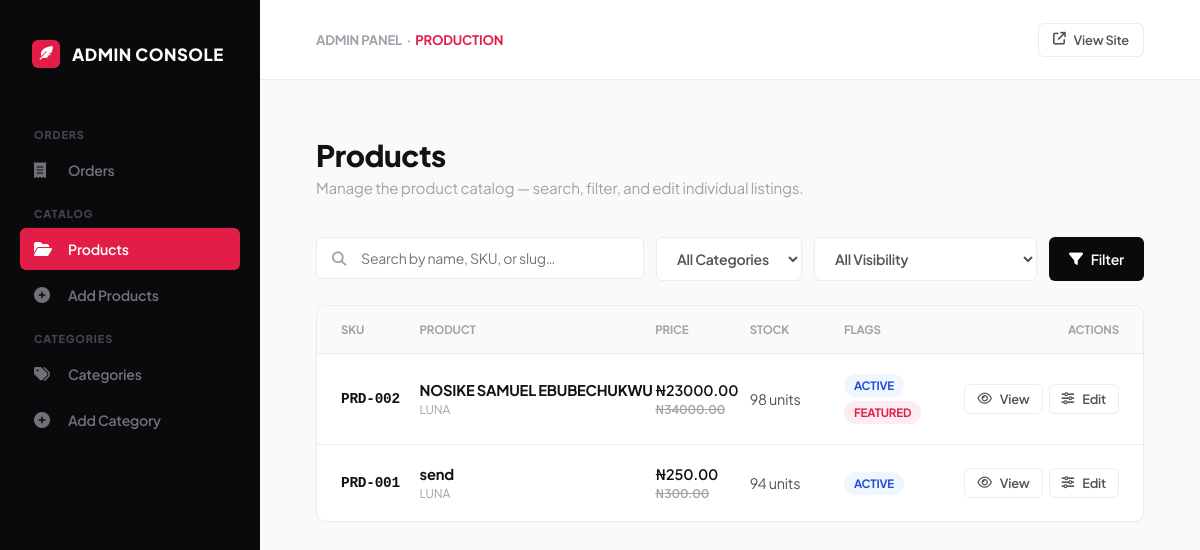
/admin-dashboard/?tab=products (signed in), run on an earlier commit of the app's database.
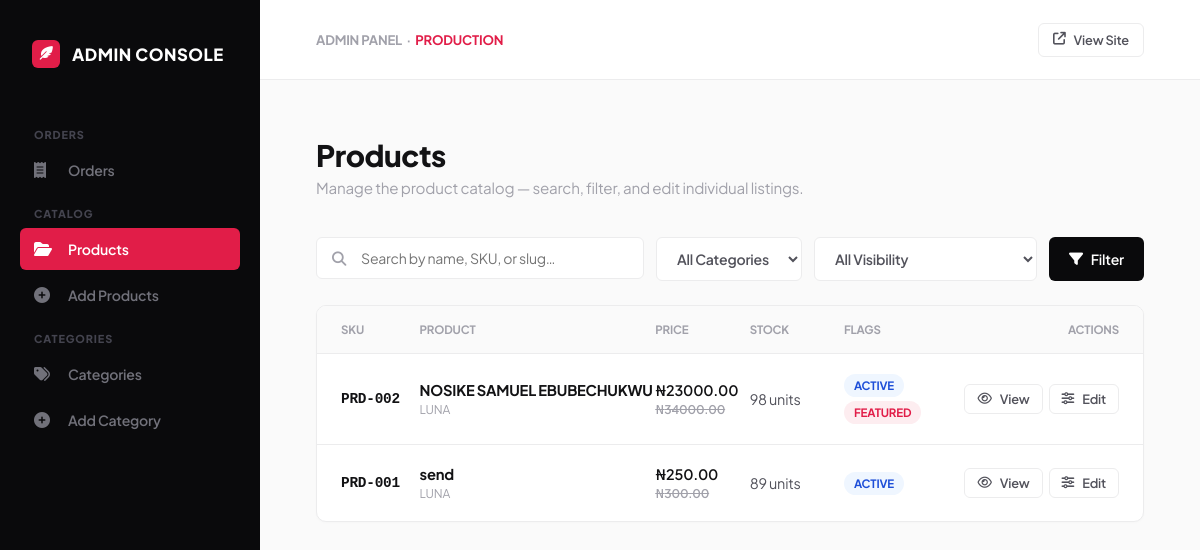
And on a later commit of the database.
### ecommerce/models.py (models this page shows, shortened)
class Product(models.Model):
    category = models.ForeignKey(
        Category, on_delete=models.CASCADE, related_name='products'
    )
    name = models.CharField(max_length=255)
    slug = models.SlugField(unique=True, blank=True)
    sku = models.CharField(max_length=100, unique=True, blank=True)
    description = models.TextField(blank=True)
    price = models.DecimalField(max_digits=10, decimal_places=2)
    discount_percent = models.PositiveIntegerField(null=True, blank=True)
    discount_price = models.DecimalField(max_digits=10, decimal_places=2, null=True, blank=True)
    stock_quantity = models.PositiveIntegerField(default=0)
    is_active = models.BooleanField(default=True)
    is_featured = models.BooleanField(default=False)
    weight = models.DecimalField(max_digits=6, decimal_places=2, null=True, blank=True)
    created_at = models.DateTimeField(auto_now_add=True)
    updated_at = models.DateTimeField(auto_now=True)
    class Meta:
        ordering = ['-created_at']
    @property
    def primary_image(self):
        key_img = self.images.filter(is_key=True).first()
        if key_img:
            return key_img.image_url
        first_img = self.images.first()
        return first_img.image_url if first_img else None
    @property
    def is_on_sale(self):
        return self.discount_price is not None and self.discount_price < self.price
    @property
    def display_price(self):
        return self.discount_price if self.is_on_sale else self.price

class Category(models.Model):
    name = models.CharField(max_length=255, unique=True)
    slug = models.SlugField(unique=True, blank=True)
    parent = models.ForeignKey(
        'self', on_delete=models.CASCADE, null=True, blank=True, related_name='children'
    )
    description = models.TextField(blank=True)
    image = CloudinaryField('image', null=True, blank=True)
    is_active = models.BooleanField(default=True)
    sort_order = models.PositiveIntegerField(default=0)
    created_at = models.DateTimeField(auto_now_add=True)
    class Meta:
        ordering = ['sort_order', 'name']

### ecommerce/views.py (the view, shortened to what this page needs)
# urls.py: path('admin-dashboard/', admin_dashboard, name='admin_dashboard'),
@login_required(login_url="accounts:account")
def admin_dashboard(request):
    context = {}
    tab = request.GET.get('tab', 'orders')  # Default tab
    orders_qs = Order.objects.select_related('user', 'shipping_address').prefetch_related('items__product', 'items__product_size__size')
    order_search = request.GET.get('order_search', '')
    order_status = request.GET.get('order_status', 'all')
    if order_status and order_status != 'all':
        orders_qs = orders_qs.filter(status=order_status)
    orders_qs = orders_qs.order_by('-created_at')
    orders_paginator = Paginator(orders_qs, 10)
    orders_page_num = request.GET.get('orders_page', 1)
    orders_page = orders_paginator.get_page(orders_page_num)
    products_qs = Product.objects.select_related('category').prefetch_related('images', 'sizes__size')
    product_search = request.GET.get('product_search', '')
    product_category = request.GET.get('product_category', '')
    product_visibility = request.GET.get('product_visibility', '')
    if product_search:
        products_qs = products_qs.filter(
            Q(name__icontains=product_search) |
            Q(sku__icontains=product_search) |
            Q(slug__icontains=product_search)
        )
    if product_category:
        products_qs = products_qs.filter(category_id=product_category)
    products_qs = products_qs.order_by('-created_at')
    products_paginator = Paginator(products_qs, 10)
    products_page_num = request.GET.get('products_page', 1)
    products_page = products_paginator.get_page(products_page_num)
    categories_qs = Category.objects.all().order_by('sort_order', 'name')
    category_search = request.GET.get('category_search', '')
    if category_search:
        categories_qs = categories_qs.filter(name__icontains=category_search)
    categories_paginator = Paginator(categories_qs, 15)
    categories_page_num = request.GET.get('categories_page', 1)
    categories_page = categories_paginator.get_page(categories_page_num)
    view_order_id = request.GET.get('view_order')
    view_order = None
    edit_category_id = request.GET.get('edit_category')
    edit_category_obj = None
    if edit_category_id:
        try:
            edit_category_obj = Category.objects.get(pk=edit_category_id)
        except Category.DoesNotExist:
            pass
    context = {
        'active_tab': tab,
        'orders': orders_page,
        'order_search': order_search,
        'order_status': order_status,
        'order_status_choices': Order.STATUS_CHOICES,
        'products': products_page,
        'product_search': product_search,
        'product_category': product_category,
        'product_visibility': product_visibility,
        'categories_for_filter': Category.objects.all().order_by('name'),
        'product_visibility_options': [
            ('active', 'Active State Only'),
            ('inactive', 'Inactive State Only'),
            ('featured', 'Featured Status Only'),
            ('not_featured', 'Non-Featured Rows Only'),
            ('featured_active', 'Featured & Active Mix'),
            ('featured_inactive', 'Featured & Inactive Mix'),
            ('out_of_stock', 'Global Out of Stock Pool'),
            ('variant_out', 'Sizes Variant Out of Stock'),
        ],
        'categories': categories_page,
        'category_search': category_search,
        'edit_category_obj': edit_category_obj,
        'view_order': view_order,
    }
    return render(request, 'Admin/admin.html', context)

### cart/cart.py (called while the page is built)
    def total_quantities(self):
        total = 0
        for item in self.cart.values():
            if 'quantity' in item and 'quantity' in item['quantity']:
                total += item['quantity']['quantity']
        return total

### cart/context_processors.py (called while the page is built)
def cart_quantity(request):
    cart = Cart(request)
    return {'cart_qty': cart.total_quantities()}

### ecommerce/context_processors.py (called while the page is built, shortened)
def categories(request):
    active_children = Category.objects.filter(is_active=True)
    top_level = Category.objects.filter(
        parent=None,
        is_active=True
    ).prefetch_related(
        Prefetch('children', queryset=active_children)
    )
    return {'categories': top_level}

def currency(request):
    code = request.session.get('currency', 'NGN')
    rate = 1
    return {
        'current_currency': code,
        'current_currency_symbol': CURRENCY_SYMBOLS.get(code, '₦'),
        'current_currency_rate': rate,
    }

### ecommerce/models.py (called while the page is built)
    @property
    def image_url(self):
        if self.image:
            return CloudinaryImage(str(self.image)).build_url(
                width=800, height=800, crop='fill', format='jpg', quality='auto'
            )
        return None

### templates/Admin/admin.html (shortened to what the changed rows need)
{% load static %}
<!DOCTYPE html>
<html lang="en">
<head>
    <link rel="stylesheet" href="https://cdnjs.cloudflare.com/ajax/libs/font-awesome/6.4.0/css/all.min.css">
</head>
<body>
<div class="main-wrapper">
    <main>
        <section id="tab-products" class="page-content-pane {% if active_tab == 'products' %}active-view{% endif %}">
            <div class="view-title-block">
                <h1>Products</h1>
            </div>
            <div class="modern-list-container">
                {% for product in products %}
                <div class="list-row-item product-node products-grid">
                    <div class="font-mono text-title" style="font-weight:700;">{{ product.sku }}</div>
                    <div>
                        <strong style="color:var(--text-title); font-size:0.92rem;">{{ product.name }}</strong><br>
                        <span style="font-size:0.75rem; color:var(--text-muted);">{{ product.category.name }}</span>
                    </div>
                    <div class="hide-mobile" style="font-weight:600; color:var(--text-title);">
                        ₦{{ product.display_price|floatformat:2 }}
                        {% if product.is_on_sale %}<br><span style="font-size:0.75rem; color:var(--text-muted); text-decoration:line-through;">₦{{ product.price|floatformat:2 }}</span>{% endif %}
                    </div>
                    <div class="hide-mobile">{{ product.stock_quantity }} units</div>
                    <div style="display:flex; gap:4px; flex-wrap:wrap;">
                        {% if product.is_active %}<span class="status-pill pill-blue">Active</span>{% else %}<span class="status-pill pill-dark">Inactive</span>{% endif %}
                    </div>
                    <div style="text-align:right;">
                        <div style="display:inline-flex; gap:6px; flex-wrap:wrap; justify-content:flex-end;">
                            <button class="action-btn action-btn-secondary" style="padding:6px 12px; font-size:0.8rem;"
                                    onclick="openProductModal({{ product.id }}, '{{ product.name|escapejs }}', '{{ product.sku|escapejs }}', '{{ product.slug|escapejs }}', '{{ product.display_price|floatformat:2 }}', '{{ product.price|floatformat:2 }}', {{ product.stock_quantity }}, {{ product.is_active|lower }}, {{ product.is_featured|lower }}, '{{ product.primary_image|default:'' }}')">
                                <i class="fa-regular fa-eye"></i> View
                            </button>
                            <a href="{% url 'ecommerce:edit_product' product.slug %}" class="action-btn action-btn-secondary" style="padding:6px 12px; font-size:0.8rem;">
                                <i class="fa-solid fa-sliders"></i> Edit
                            </a>
                        </div>
                    </div>
                </div>
                {% empty %}
                <div class="empty-state">
                    <i class="fa-solid fa-box-open"></i>
                    <h3>No products found</h3>
                    <p>{% if product_search or product_category or product_visibility %}Try adjusting your filters.{% else %}Add your first product to get started.{% endif %}</p>
                </div>
                {% endfor %}
            </div>
        </section>
    </main>
</div>
</body>
</html>

What changed in the data, as far as the page shows it:
changed Product "send": stock_quantity "94" → "89"
